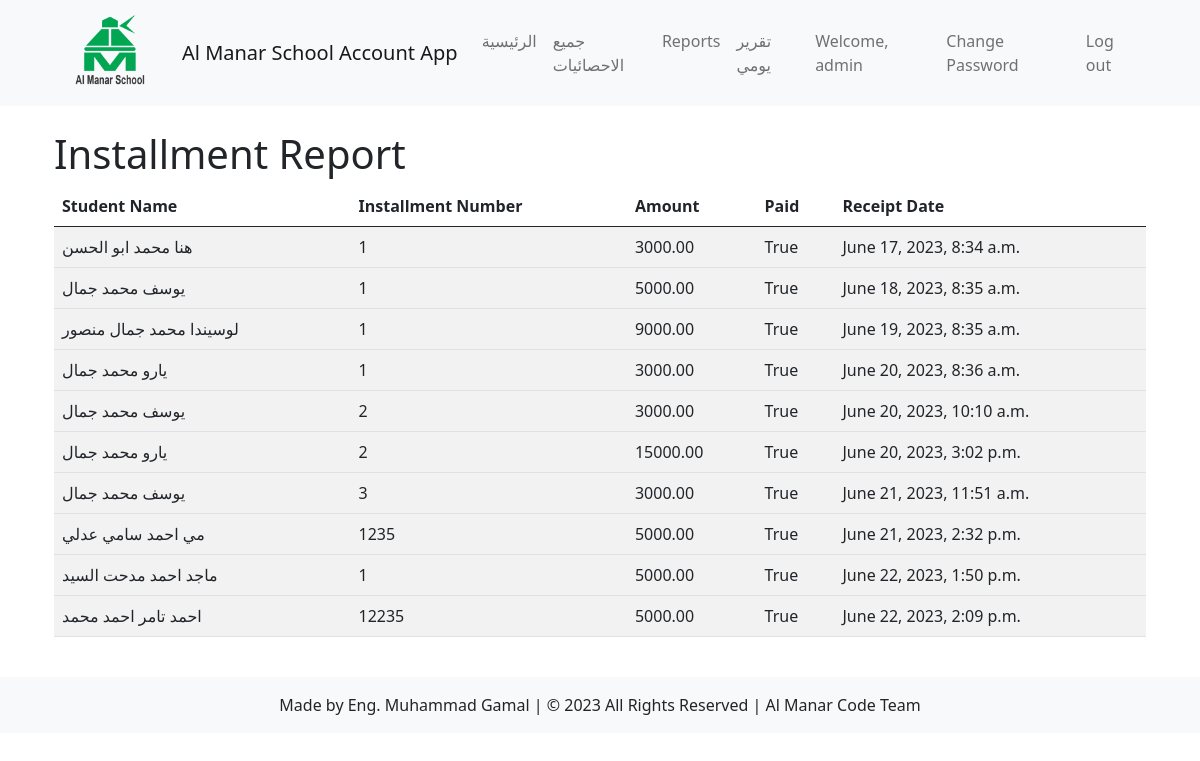
The page /students/generate-installment-report/ (signed in) on the database as committed earlier.
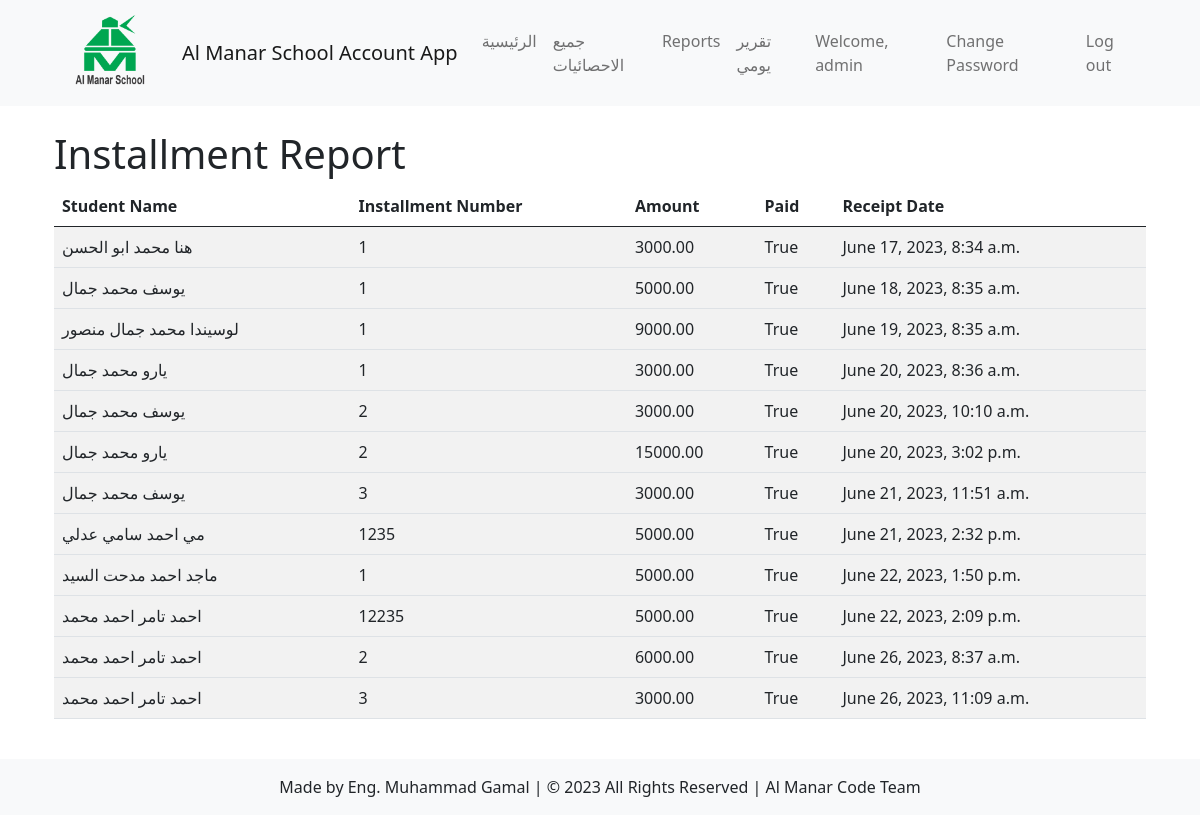
The same page on the database as committed later.
### students/models.py (models this page shows, shortened)
class Tuition(models.Model):
    student = models.ForeignKey('Student', related_name='tuitions', on_delete=models.CASCADE)
    installment_number = models.IntegerField()
    amount_tuition = models.DecimalField(max_digits=8, decimal_places=2)
    paid = models.BooleanField(default=False)
    receipt_date = models.DateTimeField(default=timezone.now, editable=False)
    payment_user = models.CharField(max_length=50, default="account user")

class Student(models.Model):
    GENDER_CHOICES = (
        ('', '---------'),
        ('M', 'Male'),
        ('F', 'Female'),
    )
    DISCOUNT_CHOICES = (
        ('NONE', 'No Discount'),
        ('CHAIRMAN', 'Chairman of the Board Discount'),
        ('VICE_CHAIRMAN', 'Vice Chairman of the Board Discount'),
        ('EMPLOYEE_CHILD', 'Employee Child Discount'),
        ('ARMED_FORCES', 'Armed Forces Discount'),
    )
    name = models.CharField(max_length=50)
    national_number = models.IntegerField(unique=True)
    age = models.IntegerField()
    gender = models.CharField(max_length=1, choices=GENDER_CHOICES)
    date_of_birth = models.DateField()
    academic_year = models.ForeignKey(AcademicYear, on_delete=models.CASCADE, default=timezone.now, null=True, blank=True)
    classroom = models.ManyToManyField(Classroom)
    total_payments = models.DecimalField(max_digits=8, decimal_places=2, default=0, null=True, blank=True)
    total_owed = models.DecimalField(max_digits=8, decimal_places=2, default=0, null=True, blank=True)
    phone_number = models.CharField(max_length=20, default='')
    discount = models.CharField(max_length=20, choices=DISCOUNT_CHOICES, default='NONE')

### students/views.py (the view)
# urls.py: path('generate-installment-report/', views.generate_installment_report, name='generate_installment_report'),
@never_cache
@login_required
def generate_installment_report(request):
    installments = Tuition.objects.all()
    context = {
        'installments': installments
    }
    return render(request, 'students/generate_installment_report.html', context)

### students/templates/students/generate_installment_report.html (shortened to what this page needs)
{% extends 'students/base/administration_navbar.html' %}
{% block content %}
    <h1>Installment Report</h1>
    <div class="table-responsive">
        <table class="table table-striped">
            <thead>
                <tr>
                    <th>Student Name</th>
                    <th>Installment Number</th>
                    <th>Amount</th>
                    <th>Paid</th>
                    <th>Receipt Date</th>
                </tr>
            </thead>
            <tbody>
                {% for installment in installments %}
                    <tr>
                        <td>{{ installment.student.name }}</td>
                        <td>{{ installment.installment_number }}</td>
                        <td>{{ installment.amount_tuition }}</td>
                        <td>{{ installment.paid }}</td>
                        <td>{{ installment.receipt_date }}</td>
                    </tr>
                {% endfor %}
            </tbody>
        </table>
    </div>
{% endblock %}

Rows that differ between the two databases and show on the page:
added Tuition: student.name "احمد تامر احمد محمد", installment_number "2", amount_tuition "6000.00", paid "True", receipt_date "June 26, 2023, 8:37 a.m."
added Tuition: student.name "احمد تامر احمد محمد", installment_number "3", amount_tuition "3000.00", paid "True", receipt_date "June 26, 2023, 11:09 a.m."
